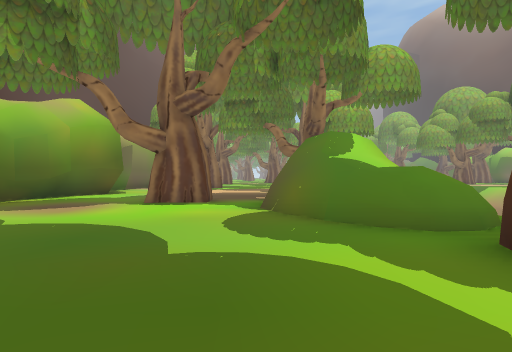
View 1 (above)

16 first-person views from a walk through a Unity game level. The camera is 1.3 m above the floor, looks level and sees 80° across. The floor is counted in squares, 2 m on a side. Each view is taken from the middle of a square. On the plan, view 1 faces up. The plan holds only what a view shows up to about 10 squares ahead; the rest is blank. The place goes on beyond the plan. The player is left out. Some surface patterns are stand-ins.

View 2
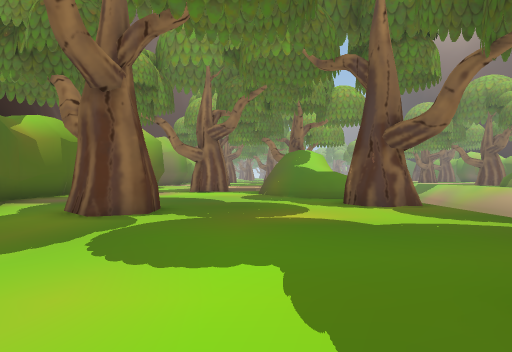

View 3
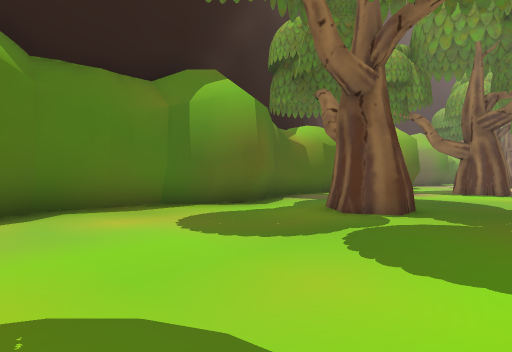

View 4
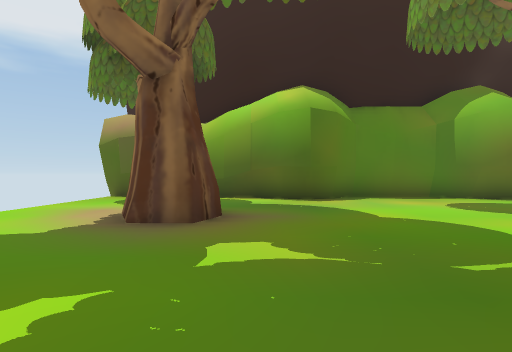

View 5
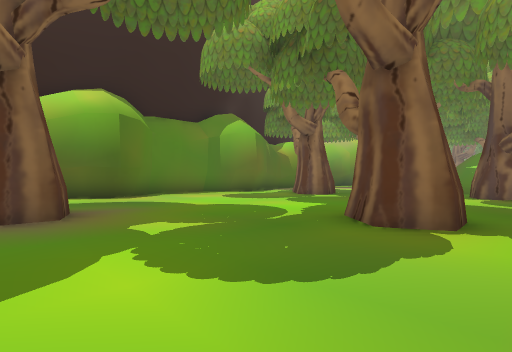

View 6
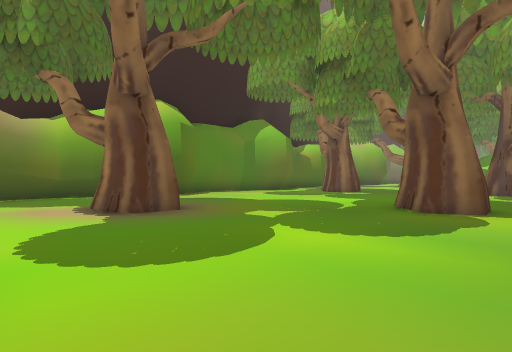

View 7
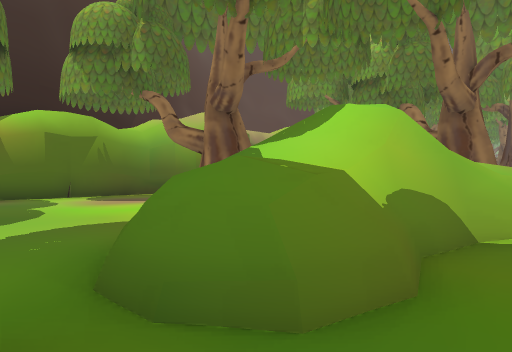

View 8
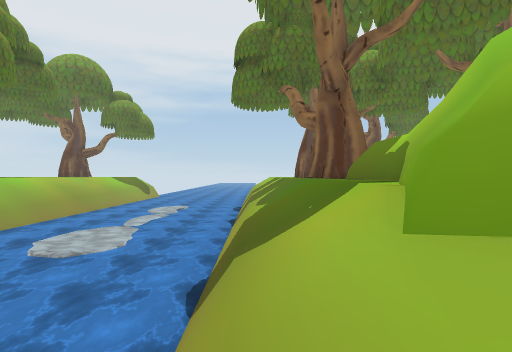

View 9
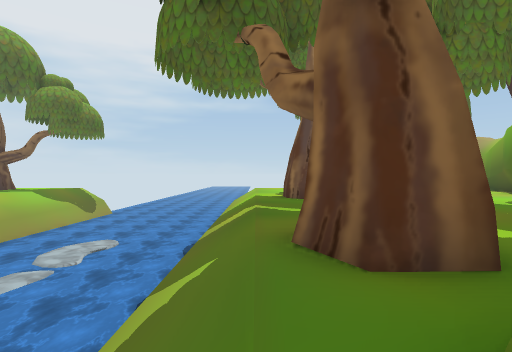

View 10
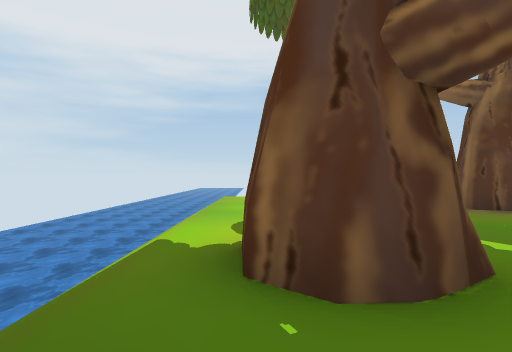

View 11
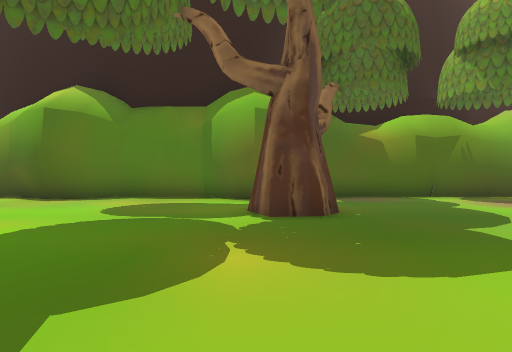

View 12
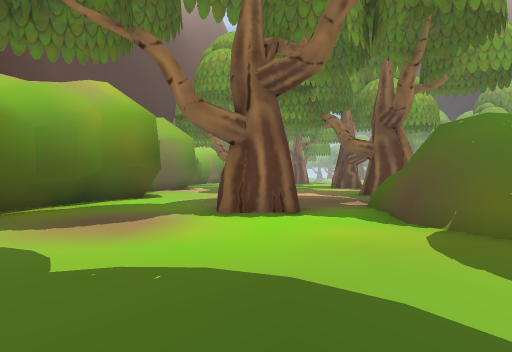

View 13
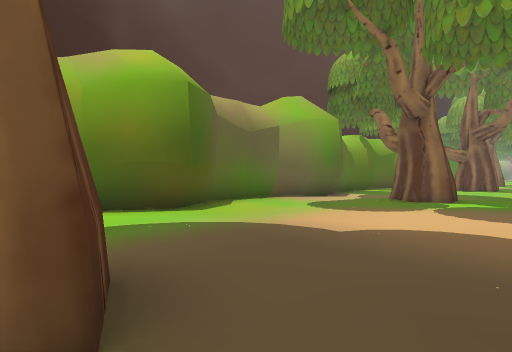

View 14
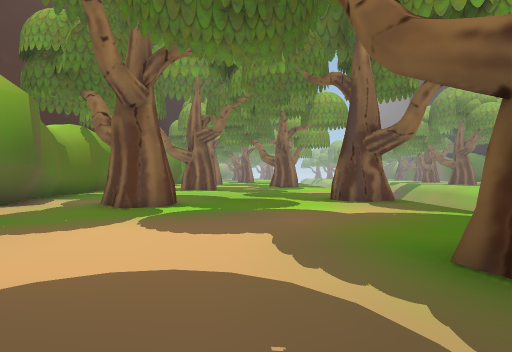

View 15
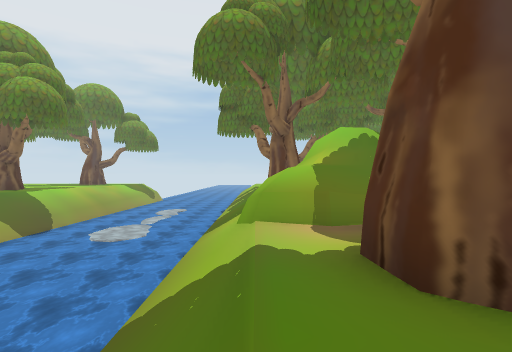

View 16
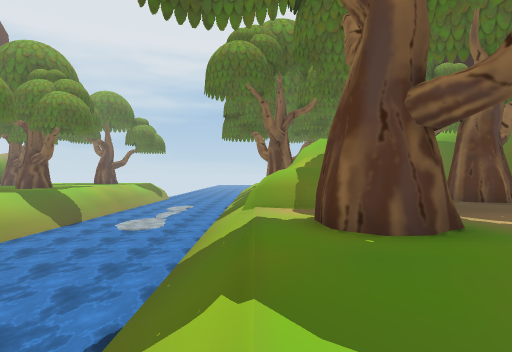

### Floor plan
Key: @ floor where view 1 was taken; # wall or solid block; x gap in a wall; . floor; / step, stairs or slope; ≈ water the walk keeps out of; ^ raised ledge.
Columns run from 7 left of view 1 to 6 right of it. Each row starts with its distance up from view 1.
 20 #..  .....
 19 ##.  .....
 18  #.. .....#/
 17  ##.##...../
 16 ##........./
 15 #........../
 14 #..........//
 13 #..........//
 12 ##.......##//≈
 11  ##........//≈
 10  #........^//≈
  9 ##...... ##^/≈
  8 #....#..# ^^/≈
  7 #.......###//≈
  6 #.......###//≈
  5 #.......^#^//≈
  4 #........^^//≈
  3 #.........x//≈
  2 ##........#//≈
  1  #..##.....//≈
  0  ##.##.@...//≈
 -1 ##.........//≈
 -2 #..........//≈
 -3 #..........//≈
 -4 ##.......##//≈
 -5  #.......##//≈
 -6  ##........//≈
 -7  #.........//≈
 -8 ##...#.....//≈
 -9 #....#.....//≈
-10 #........../ ≈
-11 #........../ ≈
-12 #            ≈

Where each view was taken, in squares from view 1:
view 1: 0 up, 0 right, facing up
view 2: 5 down, 0 right, facing up
view 3: 5 down, 0 right, facing up-left
view 4: 7 down, 3 right, facing left
view 5: 9 down, 4 right, facing up-left
view 6: 11 down, 4 right, facing up-left
view 7: 3 up, 4 right, facing up-left
view 8: 10 up, 5 right, facing down
view 9: 5 up, 4 right, facing down
view 10: 2 down, 3 right, facing down
view 11: 0 up, 3 right, facing left
view 12: 2 up, 2 left, facing up
view 13: 8 up, 0 right, facing up-left
view 14: 10 up, 0 right, facing up
view 15: 14 up, 4 right, facing down
view 16: 16 up, 4 right, facing down
